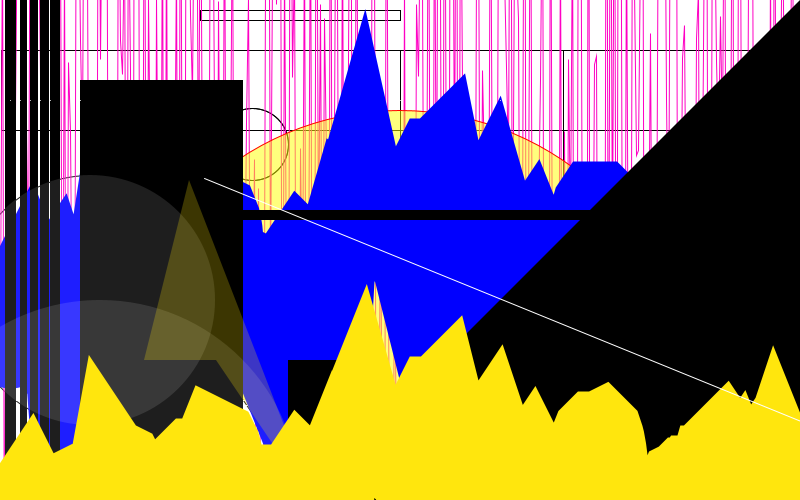
Frame 1 (no input)
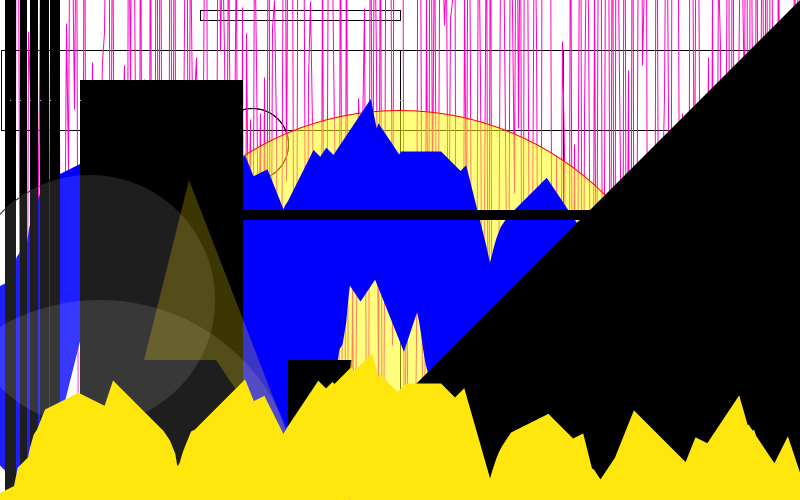
Frame 60 (the mouse pressed at the canvas centre just before this capture)
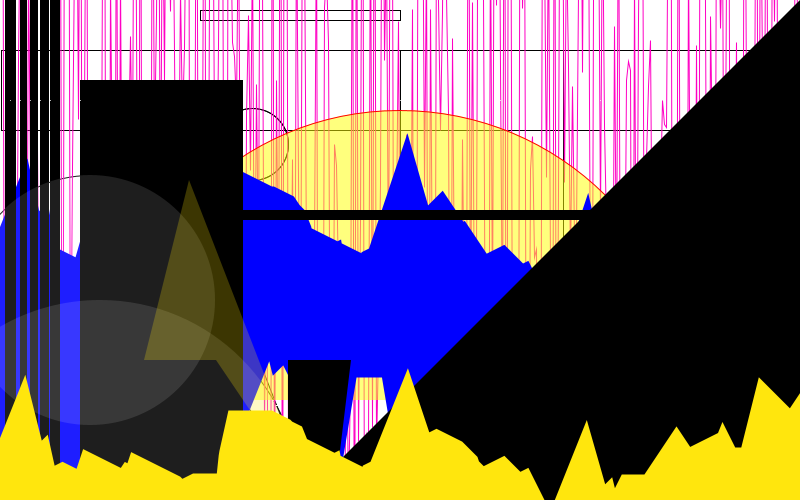
Frame 120 (the mouse held since frame 60 and released just before this capture)

The Processing sketch that drew these frames (run headless with seeded random() and noise(); from frame 60 on, the mouse is pressed at the canvas centre):

// Processing sketch: processing_175937
// ── processing_175937.pde

void setup()
{
  size(800,500);
 frameRate(90);
 smooth();
  //beginRecord(PDF,"greatestever1.pdf");
}

void draw()
{
  background(255);
  stroke(0);
  noFill();
 
 //STRAIGHT LINE >>>>>>>>>>>>>>>>>>>>>>
 beginShape();
 stroke(255);
 
for(int i = 0; i < 400; i++ )
{
  vertex( i*2  ,50);
  
}
///////OUTLINES/////////////////////////
stroke(0);
arc(579, 400, 280, 280, PI, TWO_PI);
triangle(288, 880, 351, 360, 288, 360); 
ellipse(252, 144, 72, 72);
ellipse(100, 500, 400, 400);
ellipse(500, 800, 200, 100);
ellipse(90, 300, 250, 250);
quad(189, 180, 316, 508, 216, 360, 144, 360);
rect(200, 10, 200, 10);
ellipse(252, 144, 72, 72);
rect(1, 50, 800, 80);
rect(400, 50, 163, 800);
endShape();

 //STRAIGHT LINE >>>>>>>>>>>>>>>>>>>>>>
 beginShape();
 stroke(255);
 
for(int i = 0; i < 400; i++ )
{
  vertex( i*2  ,400);
  
}

endShape();

 //STRAIGHT LINE >>>>>>>>>>>>>>>>>>>>>>
 beginShape();
 stroke(255);
 
for(int i = 0; i < 400; i++ )
{
  vertex( i*2  ,405);
  
}

endShape();

//RANDOM LINE>>>>>>>>>>>>>>>>>


stroke(255,0,196);
beginShape();
 
 
for(int i = 0; i < 400; i++ )
{
  //set a random y position (random +-50 around 150)
  float y = 170+random(-500,500);
  vertex( i*2  ,y);
  
}

endShape();
///////////////////////SHAPES behind Crazy Blue
stroke(255,0,0);
fill(255,255,0,130);
arc(400, 400, 580, 580, PI, TWO_PI);
///////////////////////BLUE CRAZY LINE
stroke(0,0,255);
strokeWeight(80);
noFill();
beginShape();
 
 
for(int i = 5; i < 400; i++ )
{
  
  
  float t = frameCount*.02;
  //Use nosie to offset the y position
  //set a random y position (random +-50 around 150)
  float f = 900*.02;
  
  float n = noise(i*.05, t) *500;
  

  
  float y = 100+n;
  vertex( i*2  ,y);
  
}
endShape();



/////////ARC & SHAPES/////////////////

noStroke();

fill(0);
triangle(800, 0, 800, 800, 0, 800); 

fill(0);
rect(80, 80, 163, 800);

fill(0);
rect(50, 0, 10, 900);

fill(0);
rect(40, 0, 9, 900);

fill(0);
rect(30, 0, 8, 900);

fill(0);
rect(20, 0, 7, 900);

fill(0);
rect(10, 0, 6, 900);

fill(0);
rect(5, 0, 5, 900);

fill(0);
rect(200, 210, 800, 10);



fill(0);
rect(500, 750, 800, 100);





fill(255,255,255,30);
ellipse(100, 500, 400, 400);

fill(255,255,255,30);
ellipse(90, 300, 250, 250);



fill(0);
triangle(288, 880, 351, 360, 288, 360); 



fill(255,230,10,60);
quad(189, 180, 316, 508, 216, 360, 144, 360);

//PERLIN NOISE LINE_>>>>>>>>>>


//PERLIN NOISE THAT CHANGES OVER TIME>>>>>>>>>>>>>>>>>

//PERLIN NOISE THAT CHANGES OVER TIME>>>>>>>>>>>>>>>>>
stroke(255,230,13);
noFill();
beginShape();
 
 
for(int i = 0; i < 400; i++ )
{
  
  
  float t = frameCount*.02;
  //Use nosie to offset the y position
  //set a random y position (random +-50 around 150)
  float f = 500*.02;
  
  float n = noise(i*.05, t) *400;
  

  
  float y = 350+n;
  vertex( i*2  ,y);
  
}
endShape();
stroke(255);
strokeWeight(1);
point(10, 100);
point(20, 100);
point(30, 100);
point(40, 100);
point(50, 100);
point(80, 100);
//point(100, 100);
//point(120, 100);
//point(150, 100);
//point(200, 100); 
//point(250, 100);
//point(300, 100);
point(400, 100); 
point(500, 100);
point(600, 100);
//point(750,100);

stroke(255);
  line(random(500,displayHeight), random(0, displayHeight),random(0, displayHeight),random(0, displayHeight) );
endRecord();
}
